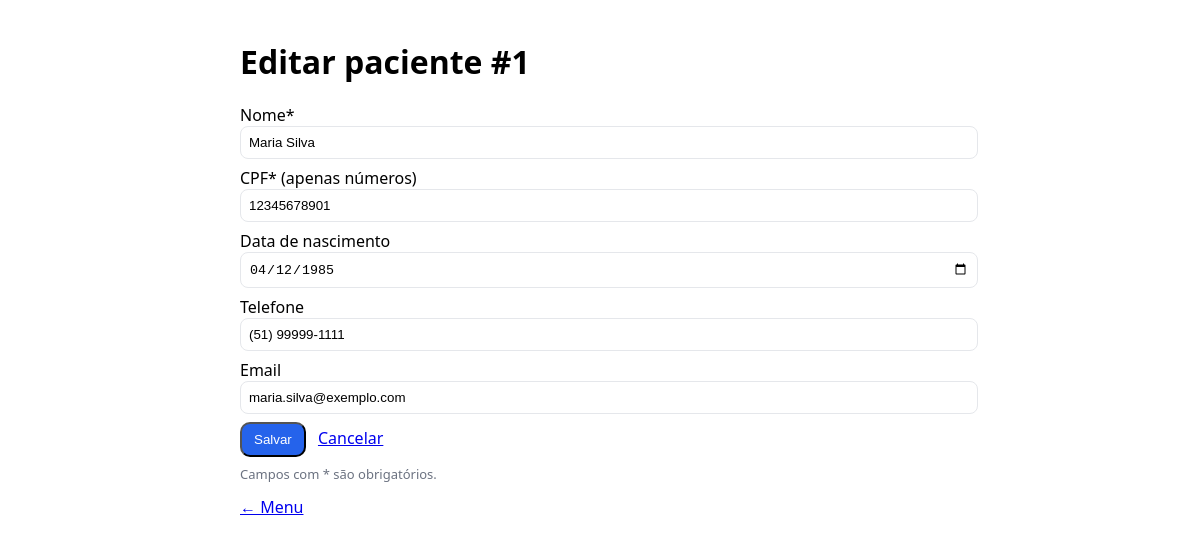
Page /pacientes.php?acao=edit&id=1 on the committed database.
### tables this page shows
CREATE TABLE pacientes (
    id INT AUTO_INCREMENT PRIMARY KEY,
    nome VARCHAR(100) NOT NULL,
    cpf VARCHAR(11) UNIQUE NOT NULL,
    data_nascimento DATE,
    telefone VARCHAR(20),
    email VARCHAR(100),
    criado_em TIMESTAMP DEFAULT CURRENT_TIMESTAMP
);

### pacientes.php (the view, shortened to what this page needs)
<?php
$DB_HOST='127.0.0.1'; $DB_NAME='clinica'; $DB_USER='root'; $DB_PASS='';
function h($s){ return htmlspecialchars((string)$s, ENT_QUOTES, 'UTF-8'); }
try {
  $pdo = new PDO("mysql:host=$DB_HOST;dbname=$DB_NAME;charset=utf8mb4", $DB_USER, $DB_PASS, [
    PDO::ATTR_ERRMODE => PDO::ERRMODE_EXCEPTION
  ]);
} catch(Throwable $e){ http_response_code(500); exit('Erro: '.h($e->getMessage())); }
$acao = $_GET['acao'] ?? '';
$id   = (int)($_GET['id'] ?? 0);
  ?>
  </html><?php exit;
if($acao==='edit' && $id>0){
  $st=$pdo->prepare("SELECT * FROM pacientes WHERE id=?"); $st->execute([$id]); $p=$st->fetch();
  ?>
  <!doctype html><html lang="pt-br"><meta charset="utf-8"><title>Editar paciente</title>
  <h1>Editar paciente #<?= (int)$id ?></h1>
  <form method="post">
    <div class="row"><label>Nome*<br><input name="nome" value="<?=h($p['nome'])?>" required></label></div>
    <div class="row"><label>CPF* (apenas números)<br><input name="cpf" value="<?=h($p['cpf'])?>" required></label></div>
    <div class="row"><label>Data de nascimento<br><input type="date" name="data_nascimento" value="<?=h($p['data_nascimento']??'')?>"></label></div>
    <div class="row"><label>Telefone<br><input name="telefone" value="<?=h($p['telefone']??'')?>"></label></div>
    <div class="row"><label>Email<br><input type="email" name="email" value="<?=h($p['email']??'')?>"></label></div>
    <button class="btn" type="submit">Salvar</button>
    <a href="pacientes.php" style="margin-left:8px">Cancelar</a>
  </form>
  <p class="hint" style="margin-top:8px">Campos com * são obrigatórios.</p>
  <p style="margin-top:12px"><a href="index.php">← Menu</a></p>
  </html><?php exit;
}
?>

### pacientes.php (style rules this page uses)
:root { --primary:#2563eb;--bd:#e5e7eb;--card:#f8fafc;font-family:system-ui }
input,textarea,select { padding:8px;border:1px solid var(--bd);border-radius:8px;width:100% }
.row { margin:8px 0 }
.btn { background:var(--primary);color:#fff;padding:8px 12px;border-radius:10px;text-decoration:none }
.hint { color:#6b7280;font-size:13px }

### rows in the picture
pacientes: nome "Maria Silva", cpf "12345678901", data_nascimento "04/12/1985", telefone "(51) 99999-1111", email "maria.silva@exemplo.com"

### other values in the picture
$id "1"
